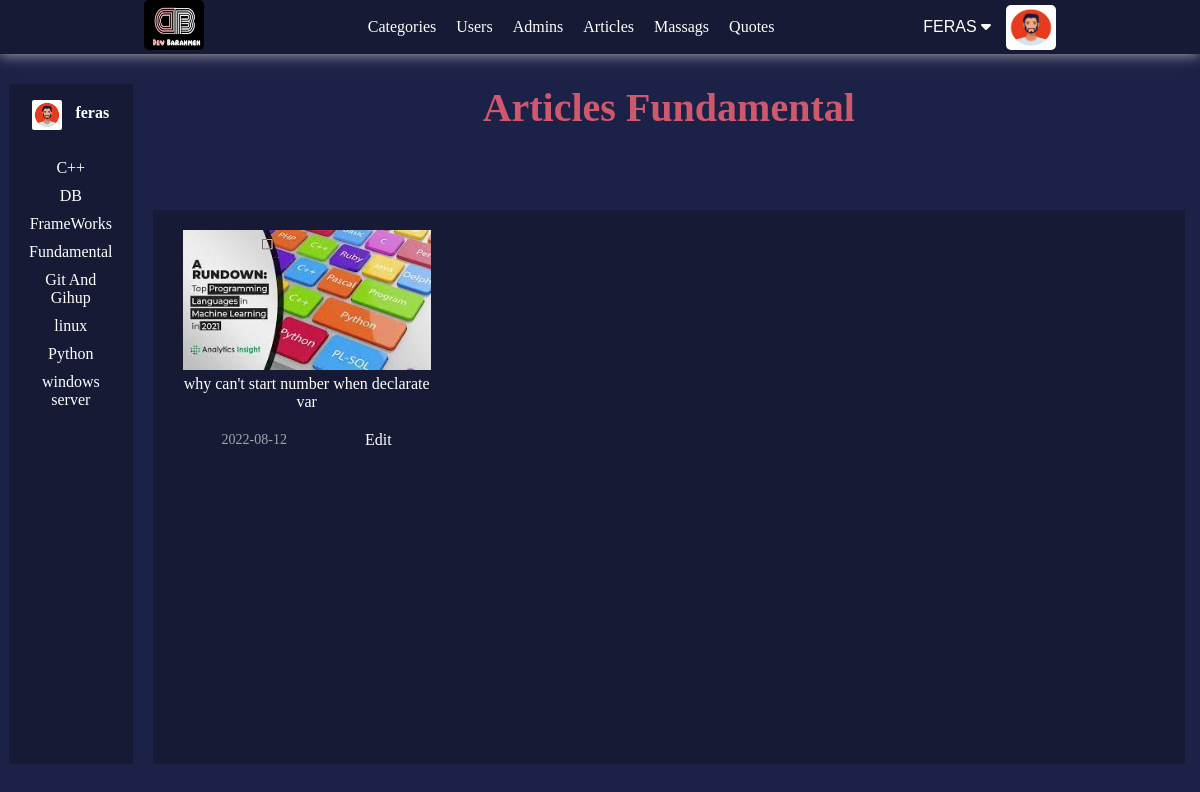
/admin/filterByCat.php?CatName=Fundamental (signed in), run on an earlier commit of the app's database.
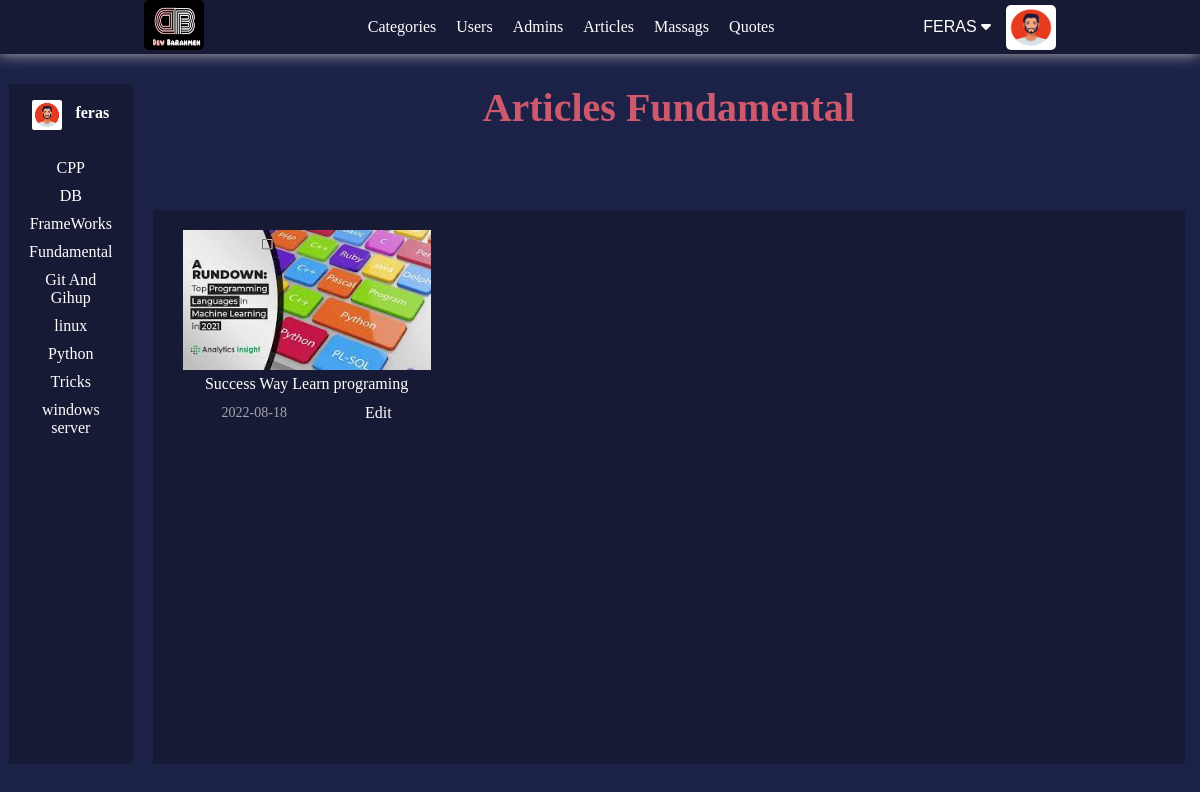
And on a later commit of the database.
### tables this page shows
CREATE TABLE `categories` (
  `IdCategory` int(11) NOT NULL,
  `titleCategory` varchar(255) NOT NULL,
  `content` varchar(100) NOT NULL,
  `additionDate` date NOT NULL,
  `IDwriter` int(11) NOT NULL
);

CREATE TABLE `articles` (
  `IdArticle` int(11) NOT NULL,
  `titleArticle` varchar(255) NOT NULL,
  `content` text NOT NULL,
  `imageName` varchar(255) DEFAULT NULL,
  `IdUser` int(11) NOT NULL,
  `categoryID` int(11) DEFAULT NULL,
  `additionDate` date NOT NULL
);

### admin/include/templates/nav.php (called while the page is built, shortened)
<?php
    function NavStructer() {
        global $commfilesuploaded;
        ?>
                        <?php Images::SetImg($commfilesuploaded.'users/', Images::GetNameImgFromDB('imageName', 'users', "Where IdUser = " .  Sessions::GetValueSessionDepKey('IdUser')), 'profile-pictuer') ?>
        <?php
    }
    NavStructer();

### admin/init.php (called while the page is built, shortened)
<?php
    include("config.php");
    $tpl            = 'include/templates/';
    $commfilesPHP   = '../commonBetweenBackFront/php/';
    include($commfilesPHP. 'functions.php');
    include($tpl . 'header.php');
    if (!function_exists('SetNav')) {
        function SetNav() {
            global $tpl;
            include($tpl . 'nav.php');
        }
    }

### admin/filterByCat.php (the view, shortened to what the changed rows need)
<?php
    include ('init.php');
    SetNav();
    function PrintArticles($nameCat) {
        $catid = Queries::FromTable("IdCategory", 'categories', "WHERE titleCategory = '$nameCat'", 'fetch')['IdCategory'];
        $articles = Queries::FromTable("*", 'articles', "WHERE categoryID = '$catid'");
        foreach ($articles  as $article) {
            ?>
                <div class="article">
                    <div class="info-article">
                        <a href="showarticle.php?<?php echo str_replace(" ", '-', $article['titleArticle']) ?>" class="title"><?php echo $article['titleArticle'] ?></a>
                        <div class="info-art">
                            <span class="date"><?php echo $article['additionDate'] ?> </span>
                            <a href="articles.php?articleAction=edit&IdArticle=<?php echo $article['IdArticle'] ?>">Edit</a>
                        </div>
                    </div>
                </div>
            <?php
        }
    }
    function PrintCatName() {
        $nameCats = Queries::FromTable("titleCategory", 'categories');
        foreach ($nameCats as $nameCat) {
        ?>
            <li class="showCat"><a href="filterByCat.php?CatName=<?php  echo str_replace(" ", '-', $nameCat['titleCategory']) ?>"><?php  echo $nameCat['titleCategory'] ?></a>  </li>
        <?php }
    }
    function SidBarStructer() {
        ?>
                <aside class="contant-sidbar">
                    <ul id="showCat">
                        <?php PrintCatName() ?>
                    </ul>
                </aside>
        <?php
    }
    function ControlePanel() {
        $namecat = str_replace("-", " ", GetRequests::GetValueGet('CatName'));
        ?>
                <h2 class="showcat">Articles <?php echo $namecat ?></h2>
                <div class="show-article-cat">
                    <?php PrintArticles($namecat) ?>
                </div>
            </div>
        <?php
    }
    function ControllerLayout() {
        ?>
        <div class="dashbord">
            <?php
                SidBarStructer();
            ?>
            <section class="containt-section">
                <?php
                    ControlePanel();
                ?>
        <?php
    }
    function Controller() {
        if (GetRequests::IfSetValue('CatName')) {
            ControllerLayout();
        }
    }
    Controller();
    include ($tpl . 'footer.php');

### commonBetweenBackFront/php/functions.php (shortened to what the changed rows need)
        ?> <div class="alert <?php echo $typeAlert?>"><?php echo $mass?></div> <?php
class Queries {
    public static function FromTable($filed='*', $table, $condition=NULL, $typeFetch = 'fetchAll', $ordered = null, $typeOrders = 'DESC', $limit = NULL) {
        global $db;
        if($ordered === null) {
            $stmt = $db->prepare("SELECT $filed FROM $table $condition $limit");
        }
        else
            $stmt = $db->prepare("SELECT $filed FROM $table $condition ORDER BY $ordered $typeOrders $limit");
        $stmt->execute();
        if ($typeFetch === 'fetchAll')
            $requerd = $stmt->fetchAll();
        elseif($typeFetch === 'fetch') {
            $requerd = $stmt->fetch();
        }
        return $requerd;
    }
}
class GetRequests {
    public static function IfGet() {
        if(! empty($_GET)) {
            return true;
        } else {
            return false;
        }
    }
    public static function GetValueGet($nameGet) {
        if (GetRequests::IfGet() && isset($_GET[$nameGet])) {
            return $_GET[$nameGet];
        }
    }
    public static function IfSetValue($val) {
        if (isset($val) )  {
            return true;
        } else {
            return false;
        }
    }
}
class Images {
    public static function SetImg($path, $nameImg, $class = NULL ) {
        global $commfilesImags;
        if ( ! empty ($nameImg)) {
            ?> <img src="<?php echo $path . $nameImg ?>" alt="Image" class="<?php echo $class ?>"> <?php
        } else {
            ?>  <img src="<?php echo $commfilesImags ?>/imagesProject/defaultImg.jpg" alt="Image" class="<?php echo $class ?>"> <?php
        }
    }
}

What changed in the data, as far as the page shows it:
no longer on this page (row edited): articles: imageName (picture), titleArticle "why can't start number when declarate var", additionDate "2022-08-12"
changed categories: titleCategory "C++" → "CPP"
added categories: titleCategory "Tricks"
now on this page (row edited): articles: imageName (picture), titleArticle "Success Way Learn programing", additionDate "2022-08-18"
